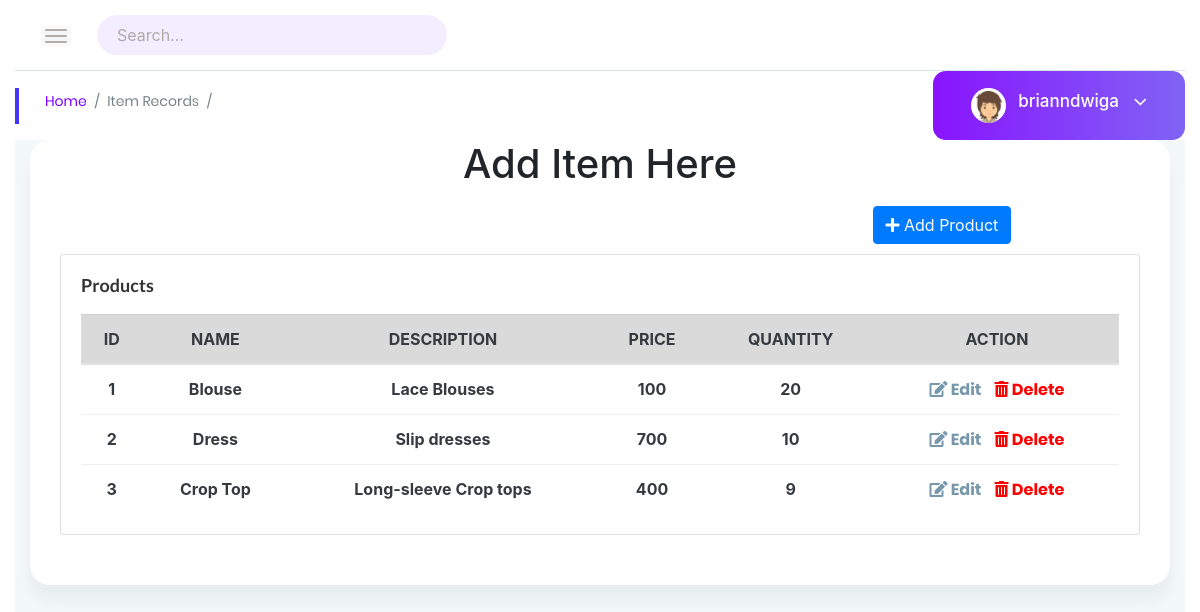
The app's page /product/product.php (signed in) with its own data.
### tables this page shows
CREATE TABLE `products` (
  `id` int(11) NOT NULL,
  `name` text NOT NULL,
  `description` text NOT NULL,
  `price` text NOT NULL,
  `quantity` int(20) NOT NULL,
  `created` datetime NOT NULL
);

### product/product.php (the view, shortened to what this page needs)
<!doctype html>
<html class="no-js" lang="en">
<head>
    <link href="https://cdnjs.cloudflare.com/ajax/libs/font-awesome/5.13.0/css/all.min.css" rel="stylesheet">
    <link rel="stylesheet" href="../assets/css/product/bootstrap.min.css">
    <link rel="stylesheet" href="product/../assets/css/font-awesome.min.css">
    <link rel="stylesheet" href="../assets/css/themify-icons.css">
    <link rel="stylesheet" href="../assets/css/metisMenu.css">
    <link rel="stylesheet" href="../assets/css/owl.carousel.min.css">
    <link rel="stylesheet" href="../assets/css/slicknav.min.css">
    <link rel="stylesheet" href="https://www.amcharts.com/lib/3/plugins/export/export.css" type="text/css" media="all" />
    <link rel="stylesheet" href="../assets/css/typography.css">
    <link rel="stylesheet" href="../assets/css/default-css.css">
    <link rel="stylesheet" href="../assets/css/styles.css">
    <link rel="stylesheet" href="../assets/css/responsive.css">
</head>
<body>
    <div class="page-container">
        <div class="main-content">
            <div class="header-area">
                <div class="row align-items-center">
                    <div class="col-md-6 col-sm-8 clearfix">
                        <div class="nav-btn pull-left">
                            <span></span>
                            <span></span>
                            <span></span>
                        </div>
                        <div class="search-box pull-left">
                            <form action="#">
                                <input type="text" name="search" placeholder="Search..." required>
                                <i class="ti-search"></i>
                            </form>
                        </div>
                    </div>
                    <div class="col-md-6 col-sm-4 clearfix">
                    </div>
                </div>
            </div>
            <div class="page-title-area">
                <div class="row align-items-center">
                    <div class="col-sm-6">
                        <div class="breadcrumbs-area clearfix">
                            <ul class="breadcrumbs pull-left">
                                <li><a href="index.php">Home</a></li>
                                <li><a href=""><span>Item Records</span></a></li>
                            </ul>
                        </div>
                    </div>
                    <div class="col-sm-6 clearfix">
                        <div class="user-profile pull-right">
                            <img class="avatar user-thumb" src="../assets/images/author/avatar.png" alt="avatar">
                            <h4 class="user-name dropdown-toggle" data-toggle="dropdown"><?php echo $_SESSION['username']; ?> <i class="fa fa-angle-down"></i></h4>
                        </div>
                    </div>
                </div>
            </div>
            <div class="container">
                <h1 style="text-align:center">Add Item Here</h1>
                <div style="padding: 10px;">
                    <button type="button" class="btn btn-primary" style="margin-left: 75%;" data-toggle="modal" data-target="#exampleModalCenter">
                        <i class="fas fa-plus"></i> Add Product
                    </button>
                </div>
                <body class="col-lg-12">
                </body>
                <div class="main-content-inner">
                    <div class="row">
                        <div class="col-lg-12 ">
                            <div class="card">
                                <div class="card-body">
                                    <h4 class="header-title">Products</h4>
                                    <div class="single-table">
                                        <div class="table-responsive">
                                            <table class="table text-dark text-center">
                                                <thead class="text-uppercase">
                                                    <tr class="table-active">
                                                        <th scope="col">ID</th>
                                                        <th scope="col">Name</th>
                                                        <th scope="col">Description</th>
                                                        <th scope="col">Price</th>
                                                        <th scope="col">Quantity</th>
                                                        <th scope="col">Action</th>
                                                    </tr>
                                                </thead>
                                                <tbody>
                                                    <?php
                                                    $conn = new mysqli("localhost", "root", "", "boutique_pos");
                                                    $sql = "SELECT * FROM `products`;";
                                                    $result = $conn->query($sql);
                                                    $count = 0;
                                                    if ($result->num_rows >  0) {
                                                        while ($row = $result->fetch_assoc()) {
                                                            $count = $count + 1;
                                                    ?>
                                                            <tr>
                                                                <th><?php echo $count ?></th>
                                                                <th><?php echo $row["name"] ?></th>
                                                                <th><?php echo $row["description"] ?></th>
                                                                <th><?php echo $row["price"]  ?></th>
                                                                <th><?php echo $row["quantity"]  ?></th>
                                                                <th>
                                                                    <a href="up" Edit</a><a href="../product/editproduct.php?id=<?php echo $row["id"] ?>" style="color:#7798AB; padding-right: 10px"><i class="fas fa-edit"></i> Edit </a>
                                                                        <a href="up" Edit</a><a href="../product/deleteproduct.php?id=<?php echo $row["id"] ?>" style="color:red;"><i class="fas fa-trash-alt"></i> Delete</a>
                                                                </th>
                                                            </tr>
                                                    <?php
                                                        }
                                                    }
                                                    ?>
                                                </tbody>
                                            </table>
                                        </div>
                                    </div>
                                </div>
                            </div>
                        </div>
                        <html>
                        <head>
                            <link rel="stylesheet" type="text/css" href="style.css">
                            <link rel="stylesheet" href="https://maxcdn.bootstrapcdn.com/bootstrap/4.0.0-alpha.6/css/bootstrap.min.css">
                        </head>
                        </html>
                    </div>
</body>
</html>

### assets/css/styles.css (style rules this page uses)
.page-container { width: 100%; height: 100%; min-height: 100vh; padding-left: 280px; -webkit-transition: padding-left 0.3s ease 0s; transition: padding-left 0.3s ease 0s; }
.card { border: none; border-radius: 4px; background-color: #fff; -webkit-transition: all 0.3s ease 0s; transition: all 0.3s ease 0s; }
.card-body { padding: 25.6px; padding: 1.6rem; }
.main-content { width: 100%; background: #F3F8FB; }
.main-content-inner { padding: 0 30px 50px; }
.header-area { padding: 15px 30px; background: #fff; border-bottom: 1px solid #d8e3e7; }
.nav-btn { margin-right: 30px; margin-top: 10px; cursor: pointer; }
.nav-btn span { display: block; width: 22px; height: 2px; background: #b3aaaa; margin: 4px 0; border-radius: 15px; -webkit-transition: all 0.3s ease 0s; transition: all 0.3s ease 0s; box-shadow: 0 0 0 4px rgba(99, 96, 96, 0.03); }
.search-box form { position: relative; }
.search-box input { width: 350px; border-radius: 33px; border: none; height: 40px; padding-left: 20px; padding-right: 40px; letter-spacing: 0; background: #f3eeff; }
.search-box form i { position: absolute; right: 21px; top: 14px; font-size: 14px; color: #b1a7a7; }
.page-title-area { padding: 0 30px; background: #fff; position: relative; }
.page-title-area:before { content: ''; position: absolute; left: 0; top: 50%; width: 4px; height: 36px; background: var(--primary-color); -webkit-transform: translateY(-50%); transform: translateY(-50%); }
ul.breadcrumbs { margin-top: 4px; }
.breadcrumbs li { display: inline-block; }
.breadcrumbs li a, .breadcrumbs li span { display: block; font-size: 14px; font-weight: 400; color: #7801ff; letter-spacing: 0; margin-right: 16px; position: relative; }
.breadcrumbs li a:before { content: '/'; color: #768387; position: absolute; right: -13px; top: 0; }
.breadcrumbs li span { margin-right: 0; color: #768387; text-transform: capitalize; }
.user-profile { margin-right: -30px; display: -webkit-box; display: -ms-flexbox; display: flex; -webkit-box-align: center; -ms-flex-align: center; align-items: center; -ms-flex-wrap: wrap; flex-wrap: wrap; background: -webkit-linear-gradient(left, #8914fe 0%, #8063f5 100%); background: linear-gradient(to right, #8914fe 0%, #8063f5 100%); padding: 17px 38px; position: relative; }
.user-profile img.avatar { height: 35px; width: 35px; border-radius: 50%; margin-right: 12px; }
.user-name { font-size: 17px; font-weight: 500; color: #fff; letter-spacing: 0; cursor: pointer; -webkit-user-select: none; -moz-user-select: none; -ms-user-select: none; user-select: none; }
.user-name i { margin-left: 10px; font-size: 21px; vertical-align: middle; position: relative; }
.notification-area .dropdown-toggle, .user-name.dropdown-toggle { position: relative; }
.notification-area .dropdown-toggle:after, .user-name.dropdown-toggle:after { display: none; }
.header-title { font-family: 'Lato', sans-serif; font-size: 18px; font-weight: 600; letter-spacing: 0; color: #333; text-transform: capitalize; margin-bottom: 17px; }
.btn { padding: 11px 17px; font-size: 13px; letter-spacing: 0; }
.single-table .table { margin-bottom: 0; }
table tr th { border-bottom: none; }
table tr th, table tr td { border-top: 1px solid rgba(120, 130, 140, 0.13) !important; }

### assets/css/responsive.css (style rules this page uses)
@media (min-width: 1200px) and (max-width: 1364px) { .main-content-inner { padding: 0 15px 50px; } }
@media (min-width: 1200px) and (max-width: 1364px) { .page-container, .sbar_collapsed.page-container { padding-left: 0; } }

### product/product.php (style rules this page uses)
th { text-align: center; }
.user-profile { border-radius: 0.8em; }

### records on screen
products: name "Blouse", description "Lace Blouses", price "100", quantity "20"
products: name "Dress", description "Slip dresses", price "700", quantity "10"
products: name "Crop Top", description "Long-sleeve Crop tops", price "400", quantity "9"

### other values on screen
$_SESSION['username'] "brianndwiga"
